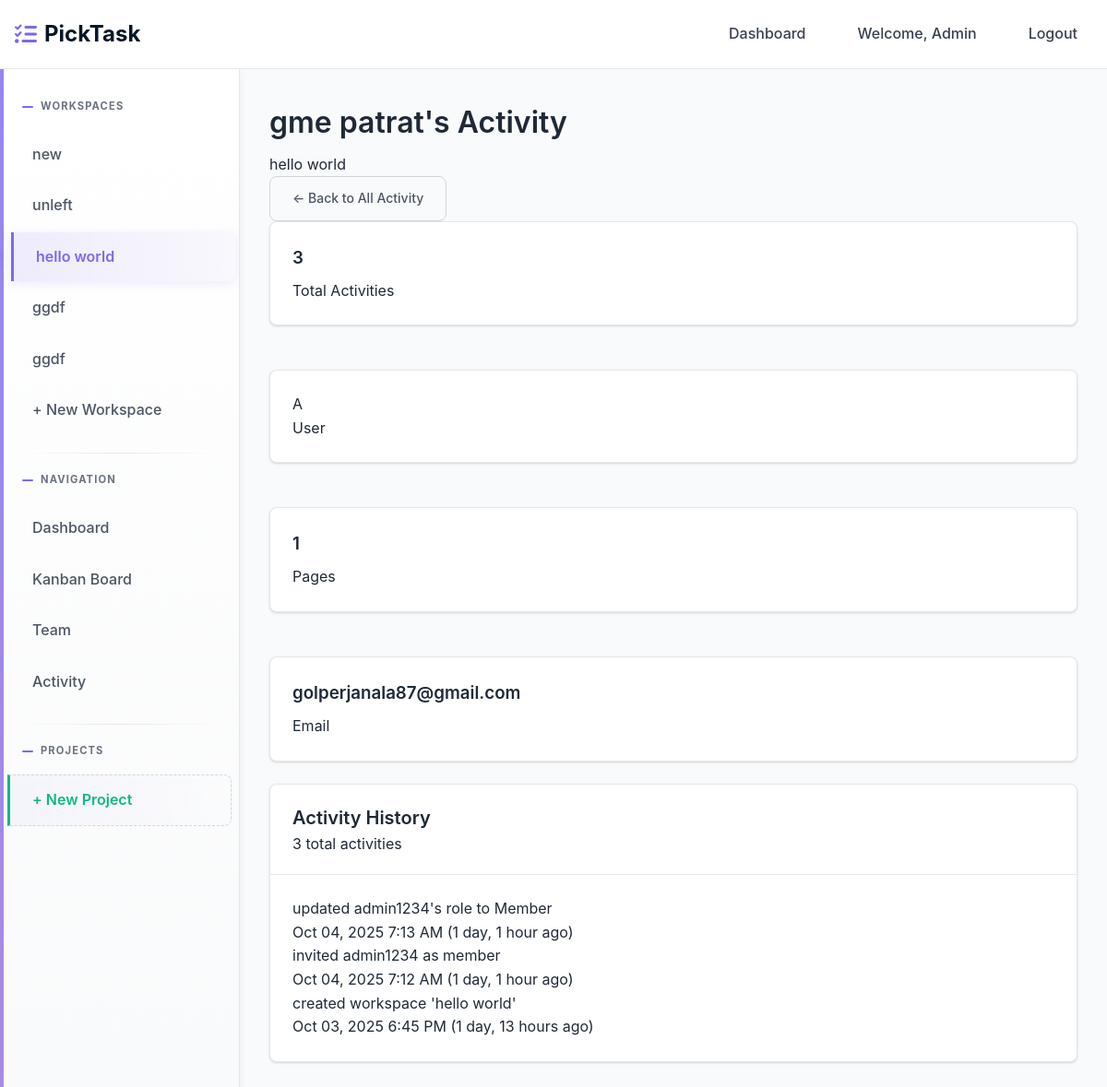
The app's page /activity/3/user/3/ (signed in) with its own data.
### home/models.py (models this page shows)
class User(AbstractUser):
    full_name = models.CharField(max_length=255, blank=True, null=True)
    created_at = models.DateTimeField(auto_now_add=True)

### workspace/models.py (models this page shows, shortened)
class Membership(models.Model):
    ROLE_CHOICES = [
        ('admin', 'Admin'),
        ('member', 'Member'),
    ]
    user = models.ForeignKey(settings.AUTH_USER_MODEL, on_delete=models.CASCADE, related_name='memberships')
    workspace = models.ForeignKey(Workspace, on_delete=models.CASCADE, related_name='memberships')
    role = models.CharField(max_length=20, choices=ROLE_CHOICES, default='member')
    joined_at = models.DateTimeField(auto_now_add=True)
    class Meta:
        unique_together = ['user', 'workspace']
        ordering = ['-joined_at']

class Workspace(models.Model):
    name = models.CharField(max_length=255)
    created_by = models.ForeignKey(settings.AUTH_USER_MODEL, on_delete=models.CASCADE, related_name='workspaces_created')
    created_at = models.DateTimeField(auto_now_add=True)
    class Meta:
        ordering = ['-created_at']

class ActivityLog(models.Model):
    workspace = models.ForeignKey(Workspace, on_delete=models.CASCADE, related_name='activities')
    user = models.ForeignKey(settings.AUTH_USER_MODEL, on_delete=models.CASCADE, related_name='activities')
    action = models.CharField(max_length=500)
    timestamp = models.DateTimeField(auto_now_add=True)
    class Meta:
        ordering = ['-timestamp']

### workspace/decorators.py (the view)
    def wrapper(request, workspace_id, *args, **kwargs):
        workspace = get_object_or_404(Workspace, id=workspace_id)
        if not Membership.objects.filter(user=request.user, workspace=workspace).exists():
            messages.error(request, "You don't have access to this workspace")
            return redirect('workspace:dashboard')
        return view_func(request, workspace_id, *args, **kwargs)

### activity/views.py (called while the page is built)
@login_required
@workspace_required
def user_activity(request, workspace_id, user_id):
    workspace = get_object_or_404(Workspace, id=workspace_id)
    from workspace.models import Membership
    user_membership = get_object_or_404(Membership, workspace=workspace, user_id=user_id)
    user_activities = ActivityLog.objects.filter(
        workspace=workspace,
        user_id=user_id
    ).select_related('user').order_by('-timestamp')
    paginator = Paginator(user_activities, 20)
    page_number = request.GET.get('page')
    page_obj = paginator.get_page(page_number)
    context = {
        'workspace': workspace,
        'page_obj': page_obj,
        'activities': page_obj.object_list,
        'target_user': user_membership.user,
        'total_activities': user_activities.count(),
    }
    return render(request, 'activity/user_activity.html', context)

### templates/activity/user_activity.html (shortened to what this page needs)
{% extends 'base.html' %}
{% load static %}
{% block content %}
<div class="flex justify-between items-center mb-6">
    <div>
        <h1>{{ target_user.get_full_name|default:target_user.username }}'s Activity</h1>
        <p class="text-gray-600">{{ workspace.name }}</p>
    </div>
    <div class="flex gap-3">
        <a href="{% url 'activity:activity' workspace.id %}" class="btn btn-outline">
            ← Back to All Activity
        </a>
    </div>
</div>
<div class="grid grid-cols-1 md:grid-cols-4 gap-4 mb-6">
    <div class="card text-center">
        <div class="card-body p-4">
            <h3 class="text-2xl font-bold text-primary">{{ total_activities }}</h3>
            <p class="text-gray-600 text-sm">Total Activities</p>
        </div>
    </div>
    <div class="card text-center">
        <div class="card-body p-4">
            <div class="w-12 h-12 bg-primary rounded-full flex items-center justify-center text-white font-semibold text-lg mx-auto mb-2">
                {{ target_user.username|first|upper }}
            </div>
            <p class="text-gray-600 text-sm">User</p>
        </div>
    </div>
    <div class="card text-center">
        <div class="card-body p-4">
            <h3 class="text-2xl font-bold text-warning">{{ page_obj.paginator.num_pages }}</h3>
            <p class="text-gray-600 text-sm">Pages</p>
        </div>
    </div>
    <div class="card text-center">
        <div class="card-body p-4">
            <h3 class="text-2xl font-bold text-success">{{ target_user.email }}</h3>
            <p class="text-gray-600 text-sm">Email</p>
        </div>
    </div>
</div>
<div class="card">
    <div class="card-header">
        <h2 class="card-title">Activity History</h2>
        <span class="text-sm text-gray-500">{{ total_activities }} total activities</span>
    </div>
    <div class="card-body p-0">
        {% for activity in activities %}
        <div class="activity-item border-b border-gray-200 last:border-b-0 p-4 hover:bg-gray-50">
            <div class="flex items-start justify-between">
                <div class="flex-1">
                    <p class="text-gray-700">{{ activity.action }}</p>
                    <p class="text-sm text-gray-500 mt-1">
                        {{ activity.timestamp|date:"M d, Y g:i A" }}
                        ({{ activity.timestamp|timesince }} ago)
                    </p>
                </div>
            </div>
        </div>
        {% empty %}
        <div class="text-center py-12">
            <div class="text-4xl mb-4">👤</div>
            <h3 class="text-lg font-semibold text-gray-600 mb-2">No activities found</h3>
            <p class="text-gray-500">{{ target_user.username }} hasn't performed any actions in this workspace yet.</p>
        </div>
        {% endfor %}
    </div>
</div>
{% endblock %}

### templates/base.html (shortened to what this page needs)
<!DOCTYPE html>
<html lang="en">
  <head>
    <link href="https://cdnjs.cloudflare.com/ajax/libs/font-awesome/6.0.0/css/all.min.css" rel="stylesheet">
  </head>
  <body>
    <nav class="navbar" id="navbar" role="navigation" aria-label="Main navigation">
      <div class="nav-container">
        <a href="{% url 'workspace:dashboard' %}" class="logo" aria-label="PickTask home">
          <i class="fas fa-tasks" aria-hidden="true"></i>
          PickTask
        </a>
        <div class="nav-links" id="nav-links">
          {% if user.is_authenticated %}
          <a href="{% url 'workspace:dashboard' %}" class="nav-link {% if request.resolver_match.url_name == 'dashboard' %}active{% endif %}">Dashboard</a>
          <span class="nav-link">Welcome, {{ user.username }}</span>
          <a href="{% url 'authentication:logout' %}" class="nav-link">Logout</a>
          {% else %}
          <a href="{% url 'authentication:login' %}" class="nav-link">Login</a>
          <a href="{% url 'authentication:register' %}" class="nav-link">Register</a>
          {% endif %}
        </div>
      </div>
    </nav>
    <div class="app-layout">
      {% if user.is_authenticated %}
      <aside class="sidebar">{% include 'partials/sidebar.html' %}</aside>
      {% endif %}
      <main class="main-content">
        {% block content %}{% endblock %}
      </main>
    </div>
  </body>
</html>

### templates/partials/sidebar.html (shortened to what this page needs)
<div class="sidebar-section">
  <div class="sidebar-title">Workspaces</div>
  {% for membership in user.memberships.all %}
  <a
    href="{% url 'workspace:workspace-detail' membership.workspace.id %}"
    class="sidebar-link {% if current_workspace.id == membership.workspace.id %}active{% endif %}"
  >
    <span>{{ membership.workspace.name }}</span>
  </a>
  {% endfor %}
  <a
    href="{% url 'workspace:create-workspace' %}"
    class="sidebar-link {% if request.resolver_match.url_name == 'create-workspace' %}active{% endif %}"
  >
    + New Workspace
  </a>
</div>
{% if current_workspace %}
<div class="sidebar-section">
  <div class="sidebar-title">Navigation</div>
  <a
    href="{% url 'workspace:workspace-detail' current_workspace.id %}"
    class="sidebar-link {% if request.resolver_match.url_name == 'workspace-detail' %}active{% endif %}"
  >
    Dashboard
  </a>
  <a
    href="{% url 'kanban:kanban' current_workspace.id %}"
    class="sidebar-link {% if request.resolver_match.url_name == 'kanban' %}active{% endif %}"
  >
    Kanban Board
  </a>
  <a
    href="{% url 'team:team' current_workspace.id %}"
    class="sidebar-link {% if request.resolver_match.url_name == 'team' %}active{% endif %}"
  >
    Team
  </a>
  <a
    href="{% url 'activity:activity' current_workspace.id %}"
    class="sidebar-link {% if request.resolver_match.url_name == 'activity' %}active{% endif %}"
  >
    Activity
  </a>
</div>
<div class="sidebar-section">
  <div class="sidebar-title">Projects</div>
  <a href="{% url 'kanban:kanban' current_workspace.id %}" class="sidebar-link">
    + New Project
  </a>
</div>
{% endif %}

### records on screen
User: username "Admin", get_full_name "gme patrat", username|first "A", email "golperjanala87@gmail.com"
Membership: workspace.name "new"
Membership: workspace.name "unleft"
Membership: workspace.name "hello world"
Membership: workspace.name "ggdf"
Membership: workspace.name "ggdf"
Workspace: name "hello world"
ActivityLog: action "updated admin1234's role to Member", timestamp "Oct 04, 2025 7:13 AM", timestamp "1 day, 1 hour"
ActivityLog: action "invited admin1234 as member", timestamp "Oct 04, 2025 7:12 AM", timestamp "1 day, 1 hour"
ActivityLog: action "created workspace 'hello world'", timestamp "Oct 03, 2025 6:45 PM", timestamp "1 day, 13 hours"

### other values on screen
{{ total_activities }} "3"
{{ page_obj.paginator.num_pages }} "1"
